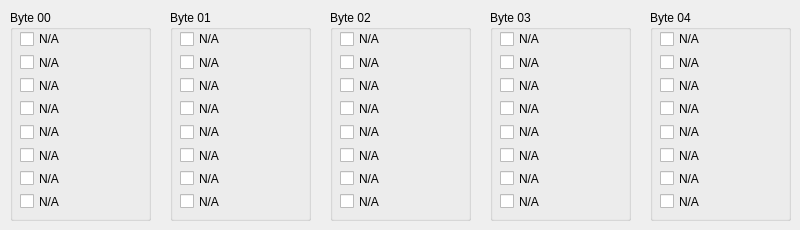
     <widget class="QWidget" name="tab_2">
      <attribute name="title">
       <string>0400</string>
      </attribute>
      <widget class="QGroupBox" name="groupBox_9">
       <property name="geometry">
        <rect>
         <x>10</x>
         <y>10</y>
         <width>141</width>
         <height>211</height>
        </rect>
       </property>
       <property name="title">
        <string>Byte 00</string>
       </property>
       <widget class="QWidget" name="layoutWidget_5">
        <property name="geometry">
         <rect>
          <x>10</x>
          <y>20</y>
          <width>72</width>
          <height>180</height>
         </rect>
        </property>
        <layout class="QVBoxLayout" name="verticalLayout_6">
         <item>
          <widget class="QCheckBox" name="checkBox_41">
           <property name="text">
            <string>N/A</string>
           </property>
          </widget>
         </item>
         <item>
          <widget class="QCheckBox" name="checkBox_42">
           <property name="text">
            <string>N/A</string>
           </property>
          </widget>
         </item>
         <item>
          <widget class="QCheckBox" name="checkBox_43">
           <property name="text">
            <string>N/A</string>
           </property>
          </widget>
         </item>
         <item>
          <widget class="QCheckBox" name="checkBox_44">
           <property name="text">
            <string>N/A</string>
           </property>
          </widget>
         </item>
         <item>
          <widget class="QCheckBox" name="checkBox_45">
           <property name="text">
            <string>N/A</string>
           </property>
          </widget>
         </item>
         <item>
          <widget class="QCheckBox" name="checkBox_46">
           <property name="text">
            <string>N/A</string>
           </property>
          </widget>
         </item>
         <item>
          <widget class="QCheckBox" name="checkBox_47">
           <property name="text">
            <string>N/A</string>
           </property>
          </widget>
         </item>
         <item>
          <widget class="QCheckBox" name="checkBox_48">
           <property name="text">
            <string>N/A</string>
           </property>
          </widget>
         </item>
        </layout>
       </widget>
      </widget>
      <widget class="QGroupBox" name="groupBox_10">
       <property name="geometry">
        <rect>
         <x>170</x>
         <y>10</y>
         <width>141</width>
         <height>211</height>
        </rect>
       </property>
       <property name="title">
        <string>Byte 01</string>
       </property>
       <widget class="QWidget" name="layoutWidget_7">
        <property name="geometry">
         <rect>
          <x>10</x>
          <y>20</y>
          <width>72</width>
          <height>180</height>
         </rect>
        </property>
        <layout class="QVBoxLayout" name="verticalLayout_8">
         <item>
          <widget class="QCheckBox" name="checkBox_57">
           <property name="text">
            <string>N/A</string>
           </property>
          </widget>
         </item>
         <item>
          <widget class="QCheckBox" name="checkBox_58">
           <property name="text">
            <string>N/A</string>
           </property>
          </widget>
         </item>
         <item>
          <widget class="QCheckBox" name="checkBox_59">
           <property name="text">
            <string>N/A</string>
           </property>
          </widget>
         </item>
         <item>
          <widget class="QCheckBox" name="checkBox_60">
           <property name="text">
            <string>N/A</string>
           </property>
          </widget>
         </item>
         <item>
          <widget class="QCheckBox" name="checkBox_61">
           <property name="text">
            <string>N/A</string>
           </property>
          </widget>
         </item>
         <item>
          <widget class="QCheckBox" name="checkBox_62">
           <property name="text">
            <string>N/A</string>
           </property>
          </widget>
         </item>
         <item>
          <widget class="QCheckBox" name="checkBox_63">
           <property name="text">
            <string>N/A</string>
           </property>
          </widget>
         </item>
         <item>
          <widget class="QCheckBox" name="checkBox_64">
           <property name="text">
            <string>N/A</string>
           </property>
          </widget>
         </item>
        </layout>
       </widget>
      </widget>
      <widget class="QGroupBox" name="groupBox_11">
       <property name="geometry">
        <rect>
         <x>330</x>
         <y>10</y>
         <width>141</width>
         <height>211</height>
        </rect>
       </property>
       <property name="title">
        <string>Byte 02</string>
       </property>
       <widget class="QWidget" name="layoutWidget_8">
        <property name="geometry">
         <rect>
          <x>10</x>
          <y>20</y>
          <width>72</width>
          <height>180</height>
         </rect>
        </property>
        <layout class="QVBoxLayout" name="verticalLayout_9">
         <item>
          <widget class="QCheckBox" name="checkBox_65">
           <property name="text">
            <string>N/A</string>
           </property>
          </widget>
         </item>
         <item>
          <widget class="QCheckBox" name="checkBox_66">
           <property name="text">
            <string>N/A</string>
           </property>
          </widget>
         </item>
         <item>
          <widget class="QCheckBox" name="checkBox_67">
           <property name="text">
            <string>N/A</string>
           </property>
          </widget>
         </item>
         <item>
          <widget class="QCheckBox" name="checkBox_68">
           <property name="text">
            <string>N/A</string>
           </property>
          </widget>
         </item>
         <item>
          <widget class="QCheckBox" name="checkBox_69">
           <property name="text">
            <string>N/A</string>
           </property>
          </widget>
         </item>
         <item>
          <widget class="QCheckBox" name="checkBox_70">
           <property name="text">
            <string>N/A</string>
           </property>
          </widget>
         </item>
         <item>
          <widget class="QCheckBox" name="checkBox_71">
           <property name="text">
            <string>N/A</string>
           </property>
          </widget>
         </item>
         <item>
          <widget class="QCheckBox" name="checkBox_72">
           <property name="text">
            <string>N/A</string>
           </property>
          </widget>
         </item>
        </layout>
       </widget>
      </widget>
      <widget class="QGroupBox" name="groupBox_12">
       <property name="geometry">
        <rect>
         <x>490</x>
         <y>10</y>
         <width>141</width>
         <height>211</height>
        </rect>
       </property>
       <property name="title">
        <string>Byte 03</string>
       </property>
       <widget class="QWidget" name="layoutWidget_9">
        <property name="geometry">
         <rect>
          <x>10</x>
          <y>20</y>
          <width>72</width>
          <height>180</height>
         </rect>
        </property>
        <layout class="QVBoxLayout" name="verticalLayout_10">
         <item>
          <widget class="QCheckBox" name="checkBox_73">
           <property name="text">
            <string>N/A</string>
           </property>
          </widget>
         </item>
         <item>
          <widget class="QCheckBox" name="checkBox_74">
           <property name="text">
            <string>N/A</string>
           </property>
          </widget>
         </item>
         <item>
          <widget class="QCheckBox" name="checkBox_75">
           <property name="text">
            <string>N/A</string>
           </property>
          </widget>
         </item>
         <item>
          <widget class="QCheckBox" name="checkBox_76">
           <property name="text">
            <string>N/A</string>
           </property>
          </widget>
         </item>
         <item>
          <widget class="QCheckBox" name="checkBox_77">
           <property name="text">
            <string>N/A</string>
           </property>
          </widget>
         </item>
         <item>
          <widget class="QCheckBox" name="checkBox_78">
           <property name="text">
            <string>N/A</string>
           </property>
          </widget>
         </item>
         <item>
          <widget class="QCheckBox" name="checkBox_79">
           <property name="text">
            <string>N/A</string>
           </property>
          </widget>
         </item>
         <item>
          <widget class="QCheckBox" name="checkBox_80">
           <property name="text">
            <string>N/A</string>
           </property>
          </widget>
         </item>
        </layout>
       </widget>
      </widget>
      <widget class="QGroupBox" name="groupBox_13">
       <property name="geometry">
        <rect>
         <x>650</x>
         <y>10</y>
         <width>141</width>
         <height>211</height>
        </rect>
       </property>
       <property name="title">
        <string>Byte 04</string>
       </property>
       <widget class="QWidget" name="layoutWidget_11">
        <property name="geometry">
         <rect>
          <x>10</x>
          <y>20</y>
          <width>72</width>
          <height>180</height>
         </rect>
        </property>
        <layout class="QVBoxLayout" name="verticalLayout_12">
         <item>
          <widget class="QCheckBox" name="checkBox_89">
           <property name="text">
            <string>N/A</string>
           </property>
          </widget>
         </item>
         <item>
          <widget class="QCheckBox" name="checkBox_90">
           <property name="text">
            <string>N/A</string>
           </property>
          </widget>
         </item>
         <item>
          <widget class="QCheckBox" name="checkBox_91">
           <property name="text">
            <string>N/A</string>
           </property>
          </widget>
         </item>
         <item>
          <widget class="QCheckBox" name="checkBox_92">
           <property name="text">
            <string>N/A</string>
           </property>
          </widget>
         </item>
         <item>
          <widget class="QCheckBox" name="checkBox_93">
           <property name="text">
            <string>N/A</string>
           </property>
          </widget>
         </item>
         <item>
          <widget class="QCheckBox" name="checkBox_94">
           <property name="text">
            <string>N/A</string>
           </property>
          </widget>
         </item>
         <item>
          <widget class="QCheckBox" name="checkBox_95">
           <property name="text">
            <string>N/A</string>
           </property>
          </widget>
         </item>
         <item>
          <widget class="QCheckBox" name="checkBox_96">
           <property name="text">
            <string>N/A</string>
           </property>
          </widget>
         </item>
        </layout>
       </widget>
      </widget>
     </widget>
